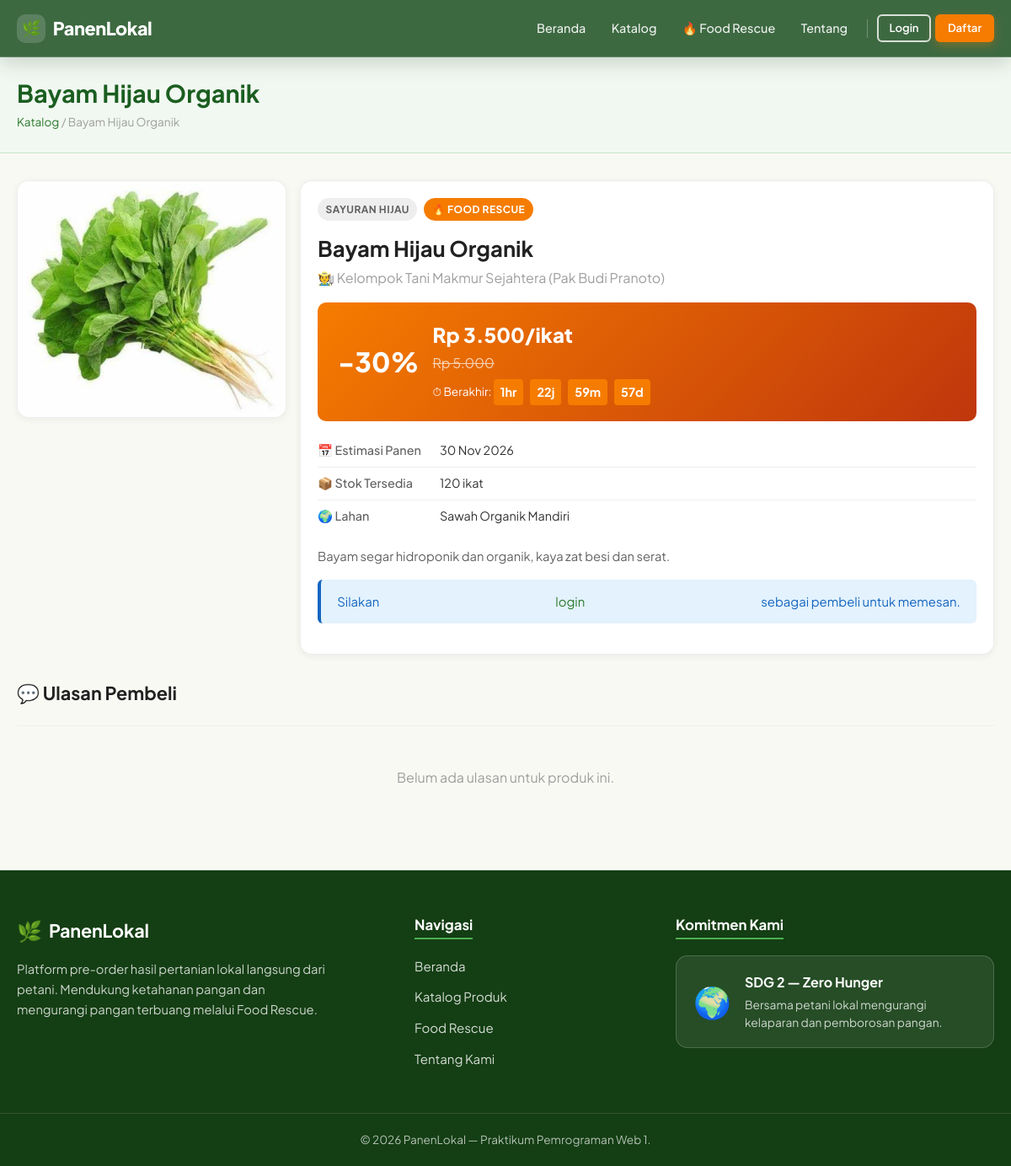
The app's page /PanenLokal/detail_produk.php?id=2 with its own data.
### tables this page shows
CREATE TABLE IF NOT EXISTS harvest_batches (
    id BIGINT UNSIGNED AUTO_INCREMENT PRIMARY KEY,
    commodity_id BIGINT UNSIGNED NOT NULL,
    land_id BIGINT UNSIGNED NULL,
    tanggal_estimasi_panen DATE NOT NULL,
    estimasi_jumlah DECIMAL(10,2) NOT NULL,
    stok_tersedia DECIMAL(10,2) NOT NULL,
    harga_normal DECIMAL(12,2) NOT NULL,
    rescue_aktif TINYINT(1) NOT NULL DEFAULT 0,
    harga_rescue DECIMAL(12,2) NULL,
    batas_rescue DATETIME NULL,
    status_batch ENUM('dibuka','siap_panen','habis','ditutup','dibatalkan') NOT NULL DEFAULT 'dibuka',
    created_at TIMESTAMP NOT NULL DEFAULT CURRENT_TIMESTAMP,
    updated_at TIMESTAMP NOT NULL DEFAULT CURRENT_TIMESTAMP ON UPDATE CURRENT_TIMESTAMP,
    INDEX idx_batches_commodity (commodity_id),
    INDEX idx_batches_land (land_id),
    INDEX idx_batches_status_date (status_batch, tanggal_estimasi_panen),
    INDEX idx_batches_rescue (rescue_aktif, batas_rescue),
    CONSTRAINT fk_batches_commodity FOREIGN KEY (commodity_id) REFERENCES commodities(id) ON UPDATE CASCADE ON DELETE RESTRICT,
    CONSTRAINT fk_batches_land FOREIGN KEY (land_id) REFERENCES lands(id) ON UPDATE CASCADE ON DELETE SET NULL
);

CREATE TABLE IF NOT EXISTS commodities (
    id BIGINT UNSIGNED AUTO_INCREMENT PRIMARY KEY,
    farmer_id BIGINT UNSIGNED NOT NULL,
    nama VARCHAR(120) NOT NULL,
    kategori VARCHAR(60) NOT NULL,
    deskripsi TEXT NULL,
    satuan VARCHAR(20) NOT NULL DEFAULT 'kg',
    gambar VARCHAR(255) NULL,
    status_komoditas ENUM('aktif','nonaktif') NOT NULL DEFAULT 'aktif',
    created_at TIMESTAMP NOT NULL DEFAULT CURRENT_TIMESTAMP,
    updated_at TIMESTAMP NOT NULL DEFAULT CURRENT_TIMESTAMP ON UPDATE CURRENT_TIMESTAMP,
    INDEX idx_commodities_farmer (farmer_id),
    INDEX idx_commodities_status (status_komoditas),
    CONSTRAINT fk_commodities_farmer FOREIGN KEY (farmer_id) REFERENCES farmer_profiles(id) ON UPDATE CASCADE ON DELETE RESTRICT
);

CREATE TABLE IF NOT EXISTS farmer_profiles (
    id BIGINT UNSIGNED AUTO_INCREMENT PRIMARY KEY,
    user_id BIGINT UNSIGNED NOT NULL UNIQUE,
    nama_usaha VARCHAR(120) NOT NULL,
    deskripsi TEXT NULL,
    status_verifikasi ENUM('menunggu','terverifikasi','ditolak') NOT NULL DEFAULT 'menunggu',
    created_at TIMESTAMP NOT NULL DEFAULT CURRENT_TIMESTAMP,
    CONSTRAINT fk_fp_user FOREIGN KEY (user_id) REFERENCES users(id) ON UPDATE CASCADE ON DELETE RESTRICT
);

CREATE TABLE IF NOT EXISTS users (
    id BIGINT UNSIGNED AUTO_INCREMENT PRIMARY KEY,
    nama_lengkap VARCHAR(100) NOT NULL,
    username VARCHAR(50) NOT NULL UNIQUE,
    password_hash VARCHAR(255) NOT NULL,
    role ENUM('admin','petani','pembeli') NOT NULL DEFAULT 'pembeli',
    no_hp VARCHAR(20) NULL,
    alamat TEXT NULL,
    status_akun ENUM('aktif','nonaktif') NOT NULL DEFAULT 'aktif',
    created_at TIMESTAMP NOT NULL DEFAULT CURRENT_TIMESTAMP,
    updated_at TIMESTAMP NOT NULL DEFAULT CURRENT_TIMESTAMP ON UPDATE CURRENT_TIMESTAMP
);

CREATE TABLE IF NOT EXISTS lands (
    id BIGINT UNSIGNED AUTO_INCREMENT PRIMARY KEY,
    farmer_id BIGINT UNSIGNED NOT NULL,
    nama_lahan VARCHAR(120) NOT NULL,
    lokasi TEXT NOT NULL,
    luas_m2 DECIMAL(10,2) NULL,
    keterangan TEXT NULL,
    created_at TIMESTAMP NOT NULL DEFAULT CURRENT_TIMESTAMP,
    INDEX idx_lands_farmer (farmer_id),
    CONSTRAINT fk_lands_farmer FOREIGN KEY (farmer_id) REFERENCES farmer_profiles(id) ON UPDATE CASCADE ON DELETE RESTRICT
);

### PanenLokal/includes/functions.php (called while the page is built, shortened)
<?php
function format_rupiah($angka) {
    return 'Rp ' . number_format((float)$angka, 0, ',', '.');
}
function hitung_diskon($harga_normal, $harga_rescue) {
    return round((($harga_normal - $harga_rescue) / $harga_normal) * 100);
}
function sanitize($str) {
    return htmlspecialchars((string)$str, ENT_QUOTES, 'UTF-8');
}
function get_rescue_label($rescue_aktif, $batas_rescue, $harga_rescue) {
    return true;
}
function format_tanggal($tanggal, $format = 'd M Y') {
    return date($format, strtotime($tanggal));
}
?>

### PanenLokal/includes/auth.php (called while the page is built, shortened)
<?php
function is_logged_in() {
    return isset($_SESSION['user_id']) && !empty($_SESSION['user_id']);
}
?>

### PanenLokal/detail_produk.php (the view, shortened to what this page needs)
<?php
require_once __DIR__ . '/config/koneksi.php';
require_once __DIR__ . '/includes/functions.php';
require_once __DIR__ . '/includes/auth.php';
$id = (int)($_GET['id'] ?? 0);
$stmt = $conn->prepare("
    SELECT hb.*, c.nama, c.kategori, c.deskripsi, c.satuan, c.gambar, c.farmer_id,
           fp.nama_usaha, fp.deskripsi AS deskripsi_usaha,
           u.nama_lengkap, l.nama_lahan, l.lokasi
    FROM harvest_batches hb
    JOIN commodities c ON c.id = hb.commodity_id
    JOIN farmer_profiles fp ON fp.id = c.farmer_id
    JOIN users u ON u.id = fp.user_id
    LEFT JOIN lands l ON l.id = hb.land_id
    WHERE hb.id = ? AND hb.status_batch = 'dibuka' AND c.status_komoditas = 'aktif'
");
$stmt->bind_param('i', $id);
$stmt->execute();
$p = $stmt->get_result()->fetch_assoc();
$is_rescue  = get_rescue_label($p['rescue_aktif'], $p['batas_rescue'], $p['harga_rescue']);
$rat = $conn->prepare("SELECT ROUND(AVG(r.rating),1) AS avg_r, COUNT(*) AS total FROM reviews r JOIN order_items oi ON oi.id=r.order_item_id WHERE oi.batch_id=?");
$rat->bind_param('i', $id);
$rat->execute();
$rating_data = $rat->get_result()->fetch_assoc();
$ulasan_q = $conn->prepare("SELECT r.rating, r.komentar, r.created_at, u.nama_lengkap FROM reviews r JOIN users u ON u.id=r.buyer_id JOIN order_items oi ON oi.id=r.order_item_id WHERE oi.batch_id=? ORDER BY r.created_at DESC LIMIT 10");
$ulasan_q->bind_param('i', $id);
$ulasan_q->execute();
$ulasan_list = $ulasan_q->get_result();
require_once __DIR__ . '/includes/header.php';
require_once __DIR__ . '/includes/navbar.php';
?>
<div class="page-header">
    <div class="container">
        <h1><?= sanitize($p['nama']) ?></h1>
        <div class="breadcrumb"><a href="<?= BASE_URL ?>/katalog.php">Katalog</a> / <?= sanitize($p['nama']) ?></div>
    </div>
</div>
<section class="section" style="padding-top:0;">
    <div class="container">
        <div class="d-flex gap-2 flex-wrap" style="align-items:flex-start;">
            <div style="flex:0 0 320px;max-width:100%;">
                <div class="card" style="overflow:hidden;">
                    <?php if ($p['gambar'] && file_exists(__DIR__ . '/uploads/products/' . $p['gambar'])): ?>
                        <img src="<?= BASE_URL ?>/uploads/products/<?= sanitize($p['gambar']) ?>" alt="<?= sanitize($p['nama']) ?>" style="width:100%;height:280px;object-fit:cover;">
                    <?php else: ?>
                        <div style="height:280px;display:flex;align-items:center;justify-content:center;background:var(--green-pale);font-size:5rem;">🌾</div>
                    <?php endif; ?>
                </div>
            </div>
            <div style="flex:1;min-width:280px;">
                <div class="card card-body">
                    <div class="d-flex gap-1 mb-2">
                        <span class="badge badge-secondary"><?= sanitize($p['kategori']) ?></span>
                        <?php if ($is_rescue): ?><span class="badge badge-rescue">🔥 FOOD RESCUE</span><?php endif; ?>
                    </div>
                    <h2 style="font-size:1.6rem;margin-bottom:.3rem;"><?= sanitize($p['nama']) ?></h2>
                    <p class="text-muted">🧑‍🌾 <?= sanitize($p['nama_usaha']) ?> (<?= sanitize($p['nama_lengkap']) ?>)</p>
                    <?php if ($is_rescue): ?>
                        <div style="margin:1rem 0;">
                            <div class="rescue-banner">
                                <div class="rescue-pct">-<?= hitung_diskon($p['harga_normal'], $p['harga_rescue']) ?>%</div>
                                <div>
                                    <div style="font-size:1.5rem;font-weight:800;"><?= format_rupiah($p['harga_rescue']) ?>/<?= sanitize($p['satuan']) ?></div>
                                    <div style="text-decoration:line-through;opacity:.7;"><?= format_rupiah($p['harga_normal']) ?></div>
                                    <?php if ($p['batas_rescue']): ?>
                                        <div style="margin-top:.4rem;font-size:.85rem;">⏱ Berakhir: <span id="cd-main" data-countdown="<?= sanitize($p['batas_rescue']) ?>"></span></div>
                                    <?php endif; ?>
                                </div>
                            </div>
                        </div>
                    <?php else: ?>
                        <div style="font-size:1.8rem;font-weight:800;color:var(--green-main);margin:1rem 0;"><?= format_rupiah($p['harga_normal']) ?><span style="font-size:1rem;font-weight:400;">/<?= sanitize($p['satuan']) ?></span></div>
                    <?php endif; ?>
                    <table class="info-table mb-2">
                        <tr><td>📅 Estimasi Panen</td><td><?= format_tanggal($p['tanggal_estimasi_panen']) ?></td></tr>
                        <tr><td>📦 Stok Tersedia</td><td><?= (float)$p['stok_tersedia'] ?> <?= sanitize($p['satuan']) ?></td></tr>
                        <?php if ($p['nama_lahan']): ?>
                        <tr><td>🌍 Lahan</td><td><?= sanitize($p['nama_lahan']) ?></td></tr>
                        <?php endif; ?>
                    </table>
                    <?php if ($p['deskripsi']): ?>
                        <p style="color:var(--gray-700);font-size:.92rem;"><?= nl2br(sanitize($p['deskripsi'])) ?></p>
                    <?php endif; ?>
                    <?php
                    $user = get_user();
                    $can_order = is_logged_in() && $user['role'] === 'pembeli' && $p['stok_tersedia'] > 0;
                    ?>
                    <?php if ($can_order): ?>
                    <form method="POST" action="<?= BASE_URL ?>/pembeli/keranjang.php" style="margin-top:1rem;">
                        <?= csrf_field() ?>
                        <input type="hidden" name="action" value="tambah">
                        <input type="hidden" name="batch_id" value="<?= $p['id'] ?>">
                        <div class="form-group">
                            <label class="form-label">Jumlah (<?= sanitize($p['satuan']) ?>)</label>
                            <input type="number" name="quantity" class="form-control" value="1" min="0.1" max="<?= (float)$p['stok_tersedia'] ?>" step="0.1" required style="max-width:150px;">
                            <div class="form-hint">Maks: <?= (float)$p['stok_tersedia'] ?> <?= sanitize($p['satuan']) ?></div>
                        </div>
                        <button type="submit" class="btn btn-primary btn-lg">🛒 Tambah ke Keranjang</button>
                    </form>
                    <?php elseif (!is_logged_in()): ?>
                        <div class="alert alert-info mt-2">Silakan <a href="<?= BASE_URL ?>/login.php">login</a> sebagai pembeli untuk memesan.</div>
                    <?php elseif ($p['stok_tersedia'] <= 0): ?>
                        <div class="alert alert-warning mt-2">Stok habis.</div>
                    <?php endif; ?>
                </div>
            </div>
        </div>
        <div class="mt-4">
            <h3>💬 Ulasan Pembeli</h3>
            <hr class="divider">
            <?php if ($ulasan_list->num_rows > 0): ?>
                <?php while ($ul = $ulasan_list->fetch_assoc()): ?>
                    <div class="card card-body mb-2">
                        <div class="d-flex gap-2 align-center mb-1">
                            <strong><?= sanitize($ul['nama_lengkap']) ?></strong>
                            <span class="stars stars-sm"><?= str_repeat('★', $ul['rating']) ?><?= str_repeat('☆', 5-$ul['rating']) ?></span>
                            <span class="text-muted" style="font-size:.8rem;"><?= format_tanggal($ul['created_at'], 'd M Y H:i') ?></span>
                        </div>
                        <?php if ($ul['komentar']): ?><p style="margin:0;font-size:.93rem;"><?= nl2br(sanitize($ul['komentar'])) ?></p><?php endif; ?>
                    </div>
                <?php endwhile; ?>
            <?php else: ?>
                <div class="empty-state" style="padding:1.5rem;">
                    <p>Belum ada ulasan untuk produk ini.</p>
                </div>
            <?php endif; ?>
        </div>
    </div>
</section>
<?php require_once __DIR__ . '/includes/footer.php'; ?>

### PanenLokal/assets/css/style.css (style rules this page uses)
*, *::before, *::after { box-sizing: border-box; margin: 0; padding: 0; }
:root { --green-dark: #1b5e20; --green-main: #2d7a2d; --green-mid: #388e3c; --green-light: #4caf50; --green-pale: #c8e6c9; --green-bg: #f1f8f1; --orange: #f57c00; --orange-light: #ffe0b2; --red: #c62828; --red-light: #ffebee; --blue: #1565c0; --blue-light: #e3f2fd; --yellow: #f9a825; --yellow-light: #fff9c4; --cream: #f9f9f4; --white: #ffffff; --gray-100: #f5f5f5; --gray-200: #eeeeee; --gray-300: #e0e0e0; --gray-500: #9e9e9e; --gray-700: #616161; --gray-900: #212121; --text: #333333; --border-light: rgba(0, 0, 0, .07); --shadow-sm: 0 2px 8px rgba(17, 24, 39, .06); --shadow: 0 4px 14px rgba(17, 24, 39, .09); --shadow-lg: 0 12px 28px rgba(17, 24, 39, .14); --radius: 10px; --radius-lg: 14px; --radius-sm: 6px; --transition: .25s ease; }
html { font-size: 16px; scroll-behavior: smooth; }
body { font-family: 'Plus Jakarta Sans', 'Segoe UI', system-ui, -apple-system, sans-serif; color: var(--text); background: var(--cream); line-height: 1.65; min-height: 100vh; margin: 0; display: flex; flex-direction: column; overflow-x: clip; }
a { color: var(--green-main); text-decoration: none; transition: color var(--transition); }
img { max-width: 100%; display: block; }
h1, h2, h3, h4, h5, h6 { font-weight: 700; line-height: 1.3; color: var(--gray-900); margin-bottom: .5rem; }
h1 { font-size: 2.2rem; }
h2 { font-size: 1.75rem; }
h3 { font-size: 1.35rem; }
p { margin-bottom: 1rem; }
.container { width: 100%; max-width: 1200px; margin: 0 auto; padding: 0 1.25rem; }
.section { padding: 3.5rem 0; }
.alert { padding: .85rem 1.2rem; border-radius: var(--radius-sm); margin-bottom: 1rem; display: flex; align-items: flex-start; justify-content: space-between; gap: .5rem; font-size: .93rem; }
.alert-info { background: var(--blue-light); color: var(--blue); border-left: 4px solid var(--blue); }
.card { background: var(--white); border: 1px solid var(--border-light); border-radius: var(--radius-lg); box-shadow: var(--shadow-sm); overflow: hidden; transition: transform var(--transition), box-shadow var(--transition); }
.card-body { padding: 1.25rem; }
.badge { display: inline-block; padding: .25rem .6rem; border-radius: 20px; font-size: .75rem; font-weight: 700; text-transform: uppercase; letter-spacing: .04em; }
.badge-rescue { background: var(--orange); color: var(--white); }
.badge-secondary { background: var(--gray-200); color: var(--gray-700); }
table, .data-table { width: 100%; border-collapse: collapse; font-size: .9rem; }
tbody td { padding: .65rem 1rem; border-bottom: 1px solid var(--gray-200); vertical-align: middle; }
tbody tr:last-child td { border-bottom: none; }
.info-table { width: 100%; font-size: .9rem; }
.info-table td { padding: .45rem .6rem .45rem 0; vertical-align: top; }
.info-table tr:last-child td { border-bottom: none; }
.info-table td:first-child { width: 145px; color: var(--gray-700); font-weight: 500; }
.rescue-banner { background: linear-gradient(135deg, var(--orange), #bf360c); color: var(--white); border-radius: var(--radius); padding: 1.2rem 1.5rem; display: flex; align-items: center; gap: 1rem; margin-bottom: 1rem; }
.rescue-banner .rescue-pct { font-size: 2rem; font-weight: 900; }
.text-muted { color: var(--gray-500); }
.mt-2 { margin-top: 1rem; }
.mt-4 { margin-top: 2rem; }
.mb-2 { margin-bottom: 1rem; }
.d-flex { display: flex; }
.gap-1 { gap: .5rem; }
.gap-2 { gap: 1rem; }
.flex-wrap { flex-wrap: wrap; }
.empty-state { text-align: center; padding: 3rem 1rem; color: var(--gray-500); }
.divider { border: none; border-top: 1px solid var(--gray-200); margin: 1.5rem 0; }
.page-header { background: var(--green-bg); border-bottom: 1px solid var(--green-pale); padding: 1.5rem 0; margin-bottom: 2rem; }
.page-header h1 { font-size: 1.8rem; color: var(--green-dark); margin: 0; }
.page-header .breadcrumb { font-size: .85rem; color: var(--gray-500); margin-top: .3rem; }

### records on screen
harvest_batches: commodity.nama "Bayam Hijau Organik", commodity.gambar (picture), commodity.kategori "SAYURAN HIJAU", farmer_profiles.nama_usaha "Kelompok Tani Makmur Sejahtera", users.nama_lengkap "Pak Budi Pranoto", hitung_diskon($p['harga_normal'], $p['harga_rescue']) "30", harga_rescue "Rp 3.500", commodity.satuan "ikat", harga_normal "Rp 5.000", tanggal_estimasi_panen "30 Nov 2026", stok_tersedia "120", land.nama_lahan "Sawah Organik Mandiri", commodity.deskripsi "Bayam segar hidroponik dan organik, kaya zat besi dan serat."
